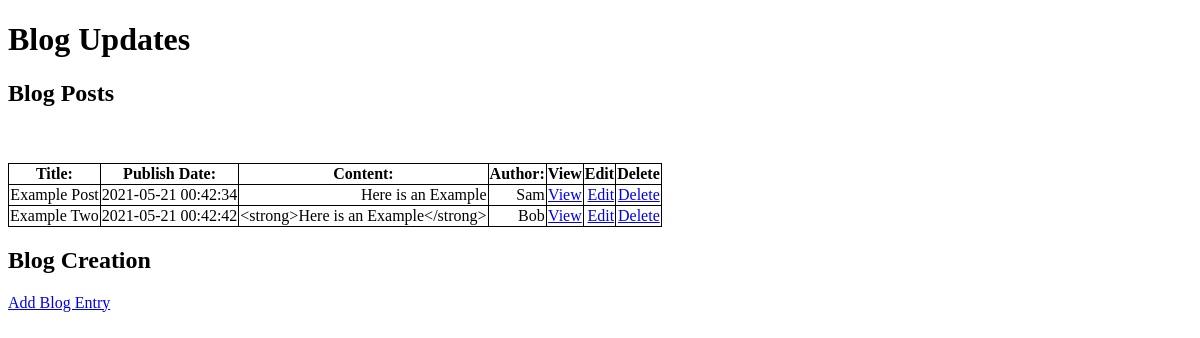
Page /dashboard on the earlier database version.
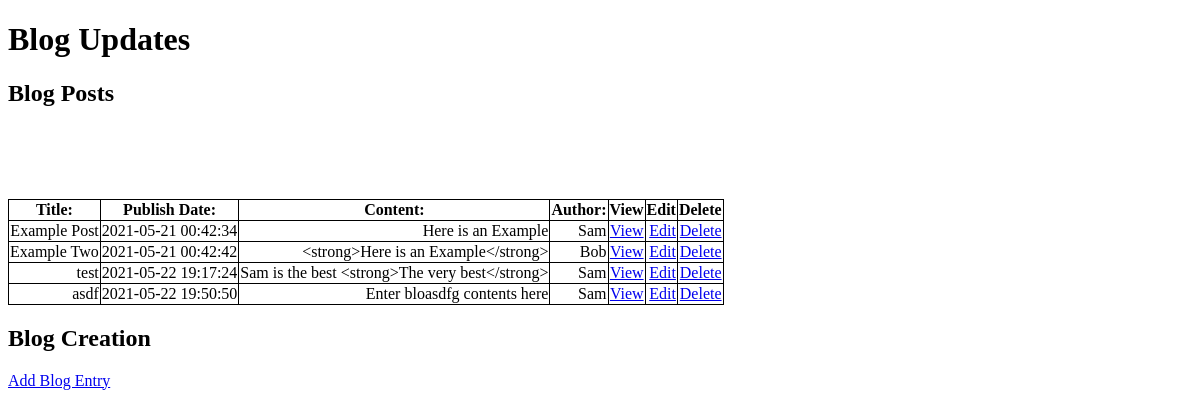
Same page on the later database version.
### tables this page shows
CREATE TABLE posts (
  post_id INTEGER PRIMARY KEY AUTOINCREMENT,
  title TEXT NOT NULL,
  pub_date TIMESTAMP NOT NULL DEFAULT CURRENT_TIMESTAMP,
  content TEXT NOT NULL
);

CREATE TABLE authors (
  author_id INTEGER PRIMARY KEY AUTOINCREMENT,
  author_name TEXT NOT NULL
);

### app.py (the view)
@app.route('/dashboard', methods=["POST", "GET"])
def dashboard():
    db = get_db()
    blog_posts = g.db.execute("SELECT posts.title, posts.pub_date, posts.content, authors.author_name, posts.post_id FROM created "
                               "INNER JOIN posts on created.post_id == posts.post_id "
                               "INNER JOIN authors on created.author_id == authors.author_id ").fetchall()
    return render_template('dashboard.html', blogs=blog_posts)

### app.py (called while the page is built)
def get_db():
    if "db" not in g:
        g.db = sqlite3.connect(DATABASE)
        g.db.row_factory = sqlite3.Row
    return g.db

### templates/dashboard.html (shortened to what this page needs)
<!DOCTYPE html>
<html lang="en">
<head>
</head>
<body>
<H1>Blog Updates</H1>
<H2>Blog Posts</H2>
<table>
<tr>
    <th>Title:</th>
    <th>Publish Date:</th>
    <th>Content:</th>
    <th>Author:</th>
    <th>View</th>
    <th>Edit</th>
    <th>Delete</th>
</tr>
{% for posts in blogs %}
<tr>
    <td>{{posts[0]}}</td>
    <td>{{posts[1]}}</td>
    <td>{{posts[2]}}</td>
    <td>{{posts[3]}}</td>
    <td><a href="/{{posts[4]}}">View</a></td>
    <td><a href="edit/{{posts[4]}}">Edit</a></td>
    <td><a href="delete/{{posts[4]}}">Delete</a></td>
</tr>
{% endfor %}
</table>
<H2>Blog Creation</H2>
<a href="{{ url_for('create_blog') }}">Add Blog Entry</a>
</body>
</html>

Differences in the rows shown:
added posts: title "test", pub_date "2021-05-22 19:17:24", content "Sam is the best <strong>The very best</strong>", author_name "Sam"
added posts: title "asdf", pub_date "2021-05-22 19:50:50", content "Enter bloasdfg contents here", author_name "Sam"
